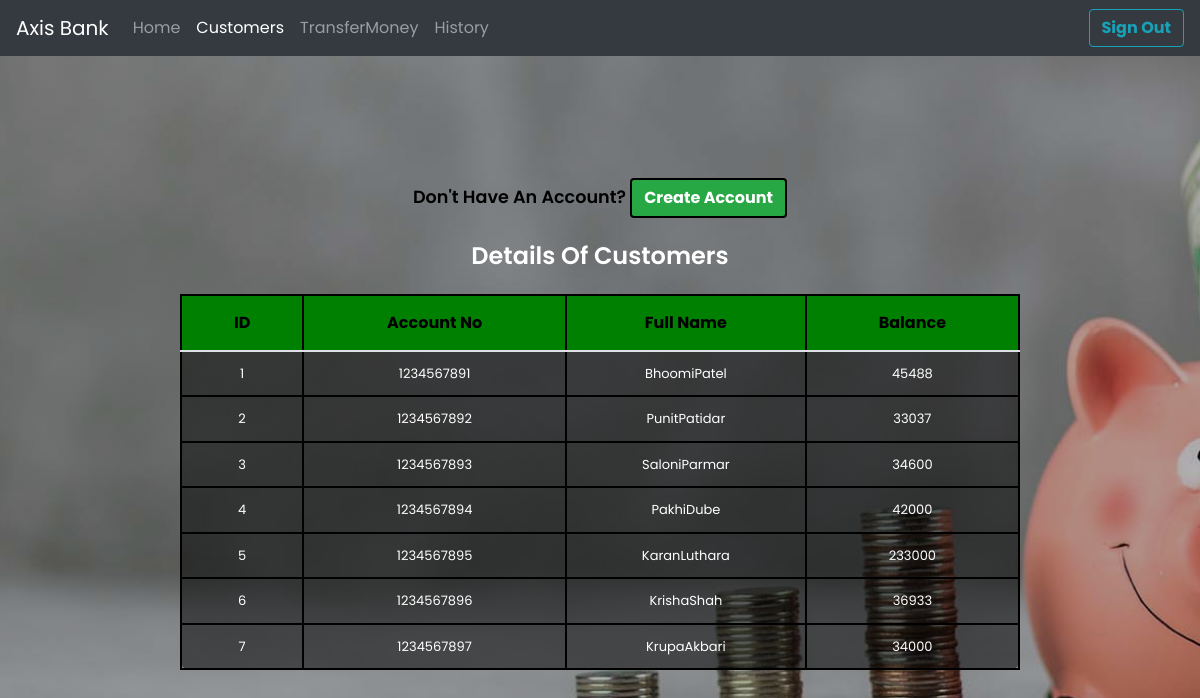
The page /customers.php on the database its author committed.
### tables this page shows
CREATE TABLE `transfer_money` (
  `ID` int(255) NOT NULL,
  `account_no` int(15) NOT NULL,
  `first_name` varchar(20) NOT NULL,
  `last_name` varchar(20) NOT NULL,
  `mobile_no` varchar(10) NOT NULL,
  `email` varchar(255) NOT NULL,
  `balance` int(255) NOT NULL
);

### customers.php (the view, shortened to what this page needs)
<!DOCTYPE html>
<html>
<head>
	    <link rel="stylesheet" type="text/css" href="CSS/style.css">
	    <link rel="stylesheet" href="https://maxcdn.bootstrapcdn.com/bootstrap/4.0.0/css/bootstrap.min.css">
	    <link rel="stylesheet" href="https://cdnjs.cloudflare.com/ajax/libs/font-awesome/4.7.0/css/font-awesome.min.css">
</head>
<body>
  	<nav class="navbar navbar-expand-lg navbar-dark bg-dark fixed-top">
  		<a class="navbar-brand" href="main.php">Axis Bank</a>
  		<div class="collapse navbar-collapse" id="navbarSupportedContent">
		    <ul class="navbar-nav mr-auto">
		      	<li class="nav-item">
		        	<a class="nav-link" href="main.php">Home <span class="sr-only">(current)</span></a>
		      	</li>
		      	<li class="nav-item active">
		        	<a class="nav-link" href="customers.php">Customers</a>
		      	</li>
		      	<li class="nav-item">
		        	<a class="nav-link" href="out_transaction.php">TransferMoney</a>
		      	</li>
		      	<li class="nav-item">
		        	<a class="nav-link" href="history.php">History</a>
		      	</li>
		    </ul>
		    	<div>
					<a href="signout.php">
						<button class="btn btn-outline-info" type="button" id="signout" >
							<b>Sign Out</b>
						</button>
					</a>
				</div>
  		</div>
	</nav>
<div class="table-responsive">
	<div class="main-div pt-4 pb-4 m-auto">
		<div class="center-div">
			<div style="align-items: center;">
				<div class="col-12 m-auto pt-5">
					<p class="login-register-text" style="color: black;">Don't Have an account?
					<a href="addcust.php">
						<button class="btn btn-success" style="border:2px solid black;" type="button" href="addcust.php">
							<b>Create Account</b>
						</button>
					</a>
					</p>
				</div>
				<div class="m-auto">
					<p class="login-register-text" style="font-size: 1.5rem;">Details of Customers</p>
				</div>
			</div>
				<table class="table">
					<thead>
						<tr>
							<th scope="col">ID</th>
							<th scope="col">Account No</th>
							<th scope="col">Full Name</th>
							<th scope="col">Balance</th>
						</tr>
					</thead>
					<tbody>
						<?php
						include 'connection.php';
							$sel_cust = "SELECT * FROM transfer_money";
							$res = mysqli_query($conf, $sel_cust);
							$i = 1;
							while($ans = mysqli_fetch_array($res))
							{
							?>
								<tr>
									<td><?php echo $i ?></td>
									<td style="text-decoration: none;">
										<a href="cust_detail.php?id=<?php echo $ans['ID']; ?>" data-toggle="tooltip" data-placement="top" title="See Details">
										<?php echo $ans['account_no'] ?>
										</a>
									</td>
									<td><?php echo $ans['first_name'] , $ans['last_name'] ?></td>
									<td><?php echo $ans['balance'] ?></td>
								</tr>
							<?php
							$i = $i+1;
							}
							?>
					</tbody>
				</table>
			</div>
		</div>
	</div>
</body>
</html>

### CSS/style.css (style rules this page uses)
* { margin: 0; padding: 0; box-sizing: border-box; font-family: 'poppins', sans serif; }
.login-register-text { font-size: 1.1rem; text-align: center; margin-bottom: 20px; display: block; text-transform: capitalize; color: white; font-weight: 600; }
.login-register-text a { text-decoration: none; color: #a29bfe; }

### customers.php (style rules this page uses)
body { width: 100%; min-height: 100vh; background-image: linear-gradient(rgba(0,0,0,.3), rgba(0,0,0,.3)), url(images/bg2.jpg); display: flex; background-position: center; background-size: cover; justify-content: center; align-items: center; }
.table-responsive { width: 70%; }
.center-div table { border-radius: 10px; border:2px solid black; margin: auto; background: rgba(0,0,0,0.5); }
.center-div th, td { border: 2px solid black; padding: 15px 25px; text-align: center; color: white; font-size: 13px; }
.center-div th { font-weight: 400px; background: green; font-size: 16px; color: black; }
.center-div td a { text-decoration: none; color: white; }

### rows shown on the page
transfer_money: account_no "1234567891", first_name "Bhoomi", last_name "Patel", balance "45488"
transfer_money: account_no "1234567892", first_name "Punit", last_name "Patidar", balance "33037"
transfer_money: account_no "1234567893", first_name "Saloni", last_name "Parmar", balance "34600"
transfer_money: account_no "1234567894", first_name "Pakhi", last_name "Dube", balance "42000"
transfer_money: account_no "1234567895", first_name "Karan", last_name "Luthara", balance "233000"
transfer_money: account_no "1234567896", first_name "Krisha", last_name "Shah", balance "36933"
transfer_money: account_no "1234567897", first_name "Krupa", last_name "Akbari", balance "34000"
